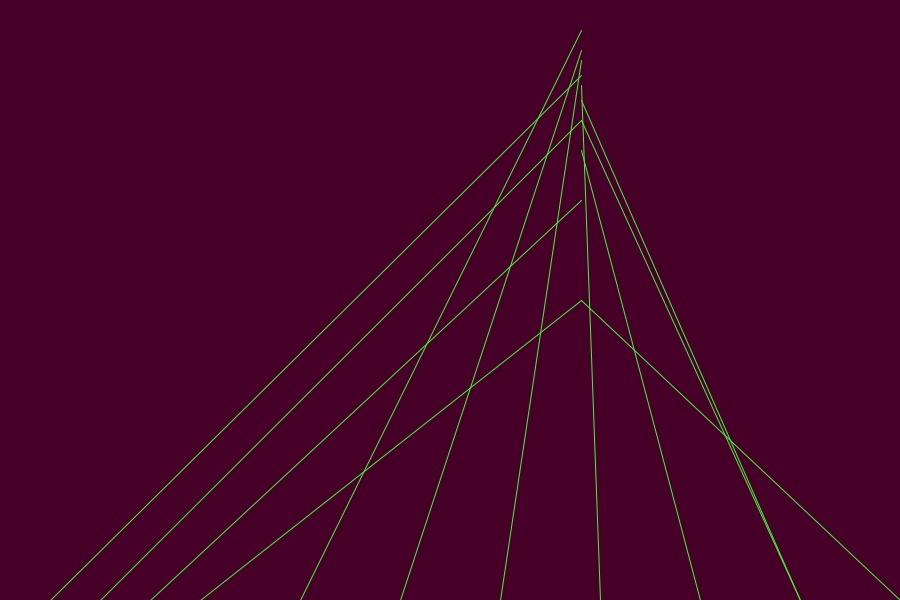
Frame 1 (no input)
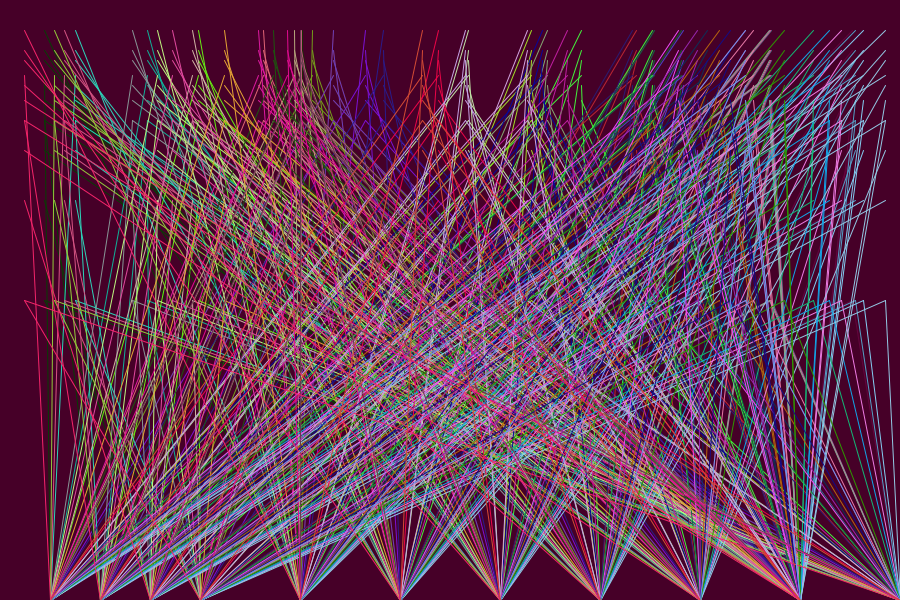
Frame 60 (the mouse pressed at the canvas centre just before this capture)
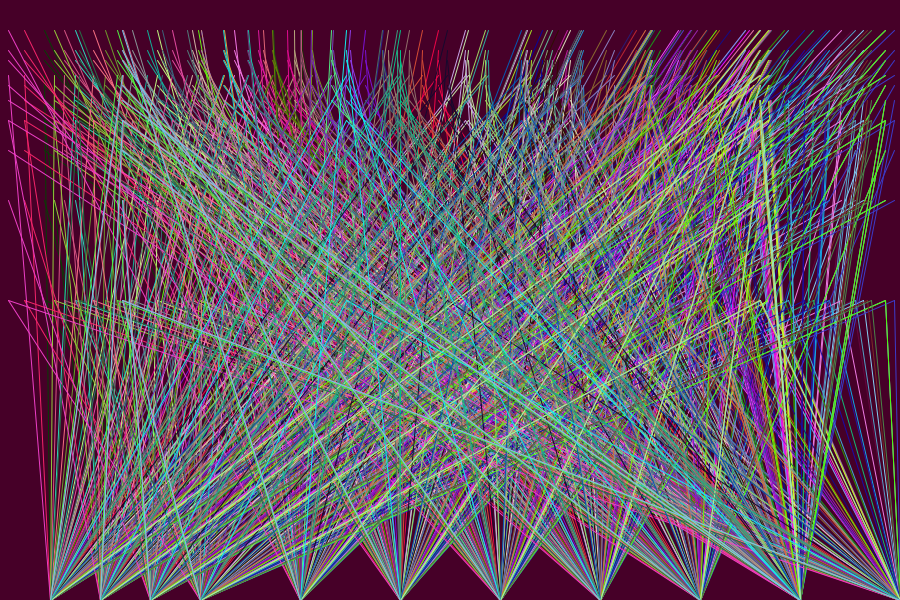
Frame 120 (the mouse held since frame 60 and released just before this capture)

The Processing sketch that drew these frames (run headless with seeded random() and noise(); from frame 60 on, the mouse is pressed at the canvas centre):

// Processing sketch: processing_99044
// ── processing_99044.pde

float columnNumber;
 
void setup()
{
  size(900, 600);
  background(70, 0, 40);
  smooth();
  frameRate(20);
}
 
void draw()
{
  columnNumber = random(width);
 
  stroke(random(255), random(255), random(255));
  line(900, height, columnNumber, height/2);
  line(800, height, columnNumber, height/6);
  line(800, height, columnNumber, height/5);
  line(700, height, columnNumber, height/4);
  line(600, height, columnNumber, height/7);
  line(500, height, columnNumber, height/10);
  line(400, height, columnNumber, height/12);
  line(300, height, columnNumber, height/20);
  line(200, height, columnNumber, height/2);
  line(150, height, columnNumber, height/3);
  line(100, height, columnNumber, height/5);
  line(50, height, columnNumber, height/8);
  
}
